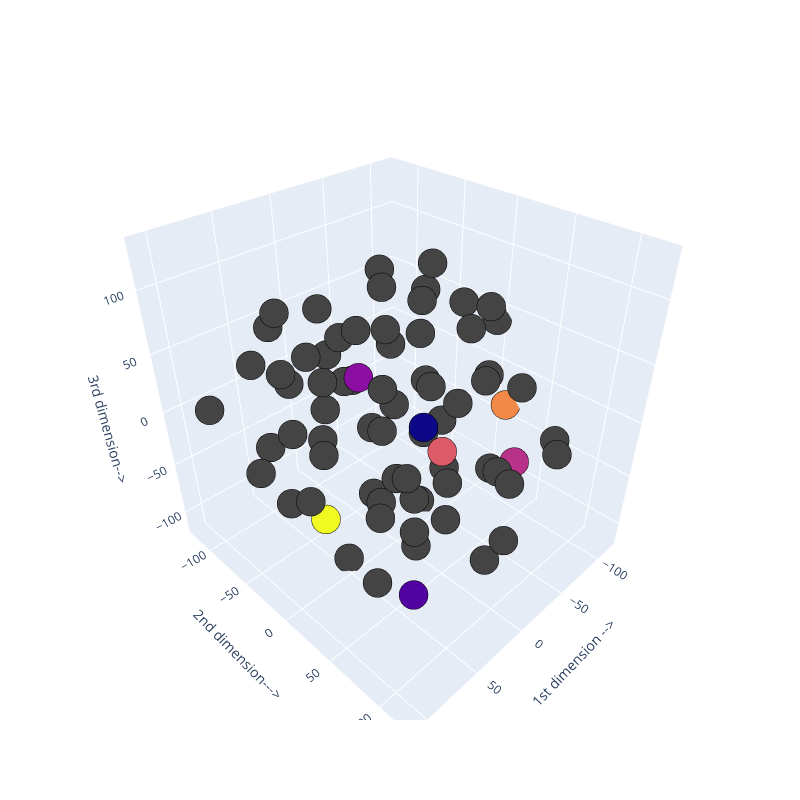

The cell this chart's notebook holds for it:
### Code cell
Scene = dict(xaxis = dict(title  = '1st dimension -->'),yaxis = dict(title  = '2nd dimension--->'),zaxis = dict(title  = '3rd dimension-->'))

trace = go.Scatter3d(x=tsne_result[:, 0], y=tsne_result[:, 1], z=tsne_result[:, 2], mode='markers',marker=dict(color = [0, 1, 2, 3, 4, 5, 6, 7], size= 10, line=dict(color= 'black',width = 10)))
layout = go.Layout(margin=dict(l=0,r=0),scene = Scene,height = 800,width = 800)
data = [trace]
fig = go.Figure(data = data, layout = layout)
fig.show()
